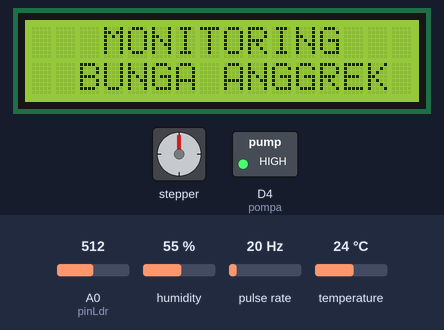
Simulated run of this sketch. Board: ESP8266 (NodeMCU). On the bench: stepper motor, 16×2 character LCD, switched loads named in the sketch (green lamp = pin HIGH). Wiring (inferred from the names in the program): pulse sensor: data D3; stepper motor (200 steps per turn assumed): coils D5, D6, D7, D8. The inputs (shaded band) are chosen by the test bench; at power-on: A0 (pinLdr) = 512, humidity 55 %, pulse rate 20 Hz, temperature 24 °C. WiFi joins after 1.5 s; servers stay silent unless stated; uploads are accepted with an empty reply; pins used as bus, display or sensor lines are not drawn; what the sketch prints to the serial monitor is not drawn.

Above: at 9.6 s.
At 11.8 s:
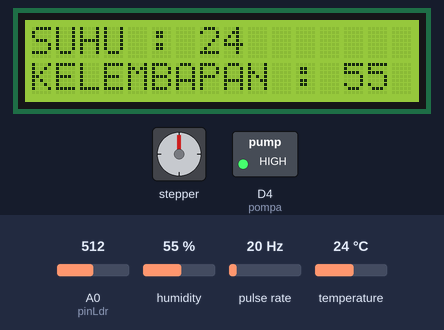
At 13.3 s:
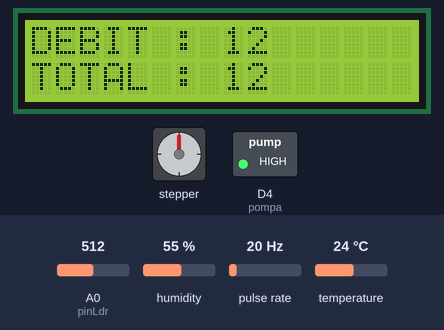
At 14.8 s:
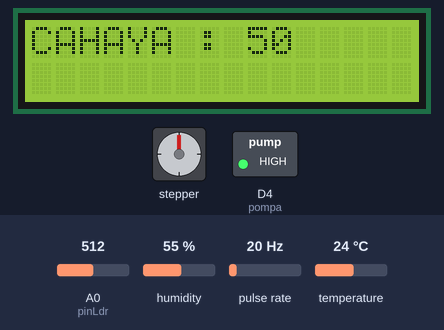
Timing chart, 0 to 38.6 s (numbered marks = the images above):
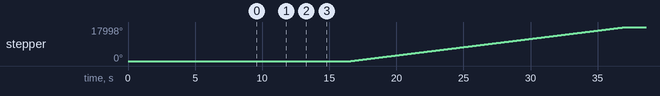

The sketch:

Anggrek.ino
```cpp
#include <Arduino.h> // Library arduino
#include <EEPROM.h>

// Library Wifi
#include <ESP8266WiFi.h>
#include <ESP8266WiFiMulti.h>
#include <ESP8266HTTPClient.h>

#define USE_SERIAL Serial
ESP8266WiFiMulti WiFiMulti;
HTTPClient http;

// lcd
#include <LiquidCrystal_I2C.h>
LiquidCrystal_I2C lcd(0x27, 16, 2);

// SCL ---------------> D1
// SDA ---------------> D2
// VCC ---------------> VIN
// GND ---------------> GND

// Sensor LDR
#define pinLdr A0
int cahaya;

// Sensor DHT
#include <DHT.h>

#define DHTPIN D0
#define DHTTYPE DHT11

DHT dht(DHTPIN, DHTTYPE);

int before_suhu = 25;
int before_kelembapan = 70;

//sensor waterflow
const int waterFlowPin = D3; // variable for D2 pin
int addr = 0; //endereço eeprom
byte sensorInterrupt = 0; // 0 = digital pin 2

float calibrationFactor = 4.5;

volatile byte pulseCount;

float debit;
unsigned int flowMilliLitres;
unsigned long total;

unsigned long oldTime;

// Relay
#define pompa D4
#define relay_off HIGH
#define relay_on LOW

// Motor Stepper
#define pin1 D5
#define pin2 D6
#define pin3 D7
#define pin4 D8

int langkah_awal = 0;
int a = 0;
boolean atap = true, menyiram = false;

// Alamat pengiriman data
String simpan = "http://192.168.43.239/anggrek-cantik/Data/save?suhu=";
String ambil_data = "http://192.168.43.239/anggrek-cantik/Data/data_terakhir";

String respon, respon2;

boolean data_terakhir;

void setup() {
  Serial.begin(115200);
  USE_SERIAL.begin(115200);
  USE_SERIAL.setDebugOutput(false);

  for(uint8_t t = 3; t > 0; t--) {
      USE_SERIAL.printf("[SETUP] Tunggu %d...\n", t);
      USE_SERIAL.flush();
      delay(1000);
  }

  WiFi.mode(WIFI_STA);
  WiFiMulti.addAP("Project", "12345678");

  for (int u = 1; u <= 5; u++)
  {
    if ((WiFiMulti.run() == WL_CONNECTED))
    {
      USE_SERIAL.println("Wifi conected");
      USE_SERIAL.flush();
      delay(1000);
    }
    else
    {
      Serial.println("Wifi disconected");
      delay(1000);
    }
  }

  Serial.print("IP address : ");
  Serial.println(WiFi.localIP());

  pinMode(pin1, OUTPUT);
  pinMode(pin2, OUTPUT);
  pinMode(pin3, OUTPUT);
  pinMode(pin4, OUTPUT);
  pinMode(pompa, OUTPUT);
  digitalWrite(pompa, relay_off);

  lcd.init();
  lcd.backlight();
  lcd.setCursor(3, 0);
  lcd.print("MONITORING");
  lcd.setCursor(2, 1);
  lcd.print("BUNGA ANGGREK");

  dht.begin();
  pinMode(waterFlowPin, INPUT);

  pulseCount = 0;
  debit = 0.0;
  flowMilliLitres = 0;
  total = 0;
  oldTime = 0;

  digitalWrite(waterFlowPin, HIGH);
  attachInterrupt(digitalPinToInterrupt(waterFlowPin), pulseCounter, RISING);

  delay(2000);
  lcd.clear();

}
void loop() {

  // baca sensor suhu

  cahaya = analogRead(pinLdr);

  cahaya = 100 - (cahaya / 10.24);

  baca_water_flow();

  int suhu = dht.readTemperature();
  int kelembapan = dht.readHumidity();
  if (suhu > 50)
  {
    suhu = before_suhu;
  }
  else
  {
    before_suhu = suhu;
  }
  if (kelembapan < 0 || kelembapan > 100)
  {
    kelembapan = before_kelembapan;
  }
  else
  {
    before_kelembapan = kelembapan;
  }

  lcd.clear();
  delay(100);

  lcd.setCursor(0, 0);
  lcd.print("SUHU : ");
  lcd.setCursor(7, 0);
  lcd.print(suhu);
  lcd.setCursor(0, 1);
  lcd.print("KELEMBAPAN : ");
  lcd.setCursor(13, 1);
  lcd.print(kelembapan);
  delay(1500);

  lcd.clear();

  lcd.setCursor(0, 0);
  lcd.print("DEBIT : ");
  lcd.setCursor(8, 0);
  lcd.print(int(flowMilliLitres));
  lcd.setCursor(0, 1);
  lcd.print("TOTAL : ");
  lcd.setCursor(8, 1);
  lcd.print(total);

  delay(1500);

  lcd.clear();

  lcd.setCursor(0, 0);
  lcd.print("CAHAYA : ");
  lcd.setCursor(9, 0);
  lcd.print(cahaya);

  Serial.print("Suhu : ");
  Serial.println(suhu);
  delay(300);
  Serial.print("Kelembapan : ");
  Serial.println(kelembapan);
  delay(300);
  Serial.print("Intensitas Cahaya : ");
  Serial.println(cahaya);
  delay(300);
  Serial.print("Debit Air : ");
  Serial.print(int(flowMilliLitres));
  Serial.println(" mL/sec");
  delay(300);
  Serial.print("Total Air : ");
  Serial.print(total);
  Serial.println(" mL");

  // ambil data terakhir
  if (data_terakhir == false)
  {
    ambil_data_terakhir();

    if (respon2 == "false")
    {
      atap = false;
    }
    else
    {
      atap = true;
    }

    data_terakhir = true;
  }

  // kirim ke database
  if ((WiFiMulti.run() == WL_CONNECTED))
  {
    http.begin( simpan + (String) suhu + "&kelembapan=" + (String) kelembapan + "&cahaya=" + (String) cahaya + "&debit=" + (String) flowMilliLitres + "&volume=" + (String) total );

    USE_SERIAL.print("[HTTP] Menyimpan data ke database ...\n");
    int httpCode = http.GET();

    if(httpCode > 0)
    {
      USE_SERIAL.printf("[HTTP] kode response GET : %d\n", httpCode);

      if (httpCode == HTTP_CODE_OK)
      {
        respon = http.getString();
        USE_SERIAL.println("Respon : " + respon);

        delay(200);
      }
    }
    else
    {
      USE_SERIAL.printf("[HTTP] GET data gagal, error: %s\n", http.errorToString(httpCode).c_str());
    }
    http.end();
  }

  if (cahaya >= 30)
  {
    if (atap == true)
    {
      while (a < 10000)
      {
        atap_nutup(false);
        delay(2);
        a++;
        Serial.println(a);
      }
      motor_berhenti();
      a = 0;
      langkah_awal = 0;
      atap = false;
    }
  }
  else
  {
    if (atap == false)
    {
      while (a < 10000)
      {
        atap_buka(false);
        delay(2);
        a++;
        Serial.println(a);
      }
      motor_berhenti();
      a = 0;
      langkah_awal = 0;
      atap = true;
    }

  }

  if (suhu > 32)
  {
    if (menyiram == false)
    {
      while (flowMilliLitres <= 500)
      {
        digitalWrite(pompa, relay_on);
        Serial.println("Pompa on");
        baca_water_flow();

        lcd.clear();
        lcd.setCursor(0, 0);
        lcd.print("DEBIT : ");
        lcd.setCursor(8, 0);
        lcd.print(int(flowMilliLitres));
        lcd.setCursor(0, 1);
        lcd.print("TOTAL : ");
        lcd.setCursor(8, 1);
        lcd.print(total);

        delay(1000);
      }

      digitalWrite(pompa, relay_off);
      Serial.println("Pompa off");
      menyiram = true;
    }
    else
    {
      digitalWrite(pompa, relay_off);
      Serial.println("Pompa off");

      menyiram = true;
    }
  }
  else
  {
    digitalWrite(pompa, relay_off);
    Serial.println("Pompa off");

    menyiram = false;
  }

  delay(500);
}

void pulseCounter() {
    // Increment the pulse counter
    pulseCount++;
}

void baca_water_flow()
{
  detachInterrupt(sensorInterrupt);

  debit = ((1000.0 / (millis() - oldTime)) * pulseCount) / calibrationFactor;

  oldTime = millis();

  flowMilliLitres = (debit / 60) * 1000;

  total += flowMilliLitres;

  unsigned int frac;

  // Reset the pulse counter so we can start incrementing again
  pulseCount = 0;

  // Enable the interrupt again now that we've finished sending output
  attachInterrupt(sensorInterrupt, pulseCounter, FALLING);
}

void atap_buka(bool dir)
{
  if (dir)
  {
    switch(langkah_awal)
    {
      case 0:
      digitalWrite(pin1, HIGH);
      digitalWrite(pin2, LOW);
      digitalWrite(pin3, LOW);
      digitalWrite(pin4, LOW);
      break;

      case 1:
      digitalWrite(pin1, LOW);
      digitalWrite(pin2, HIGH);
      digitalWrite(pin3, LOW);
      digitalWrite(pin4, LOW);
      break;

      case 2:
      digitalWrite(pin1, LOW);
      digitalWrite(pin2, LOW);
      digitalWrite(pin3, HIGH);
      digitalWrite(pin4, LOW);
      break;

      case 3:
      digitalWrite(pin1, LOW);
      digitalWrite(pin2, LOW);
      digitalWrite(pin3, LOW);
      digitalWrite(pin4, HIGH);
      break;
    }
  }
  else
  {
    switch(langkah_awal)
    {
      case 0:
      digitalWrite(pin1, LOW);
      digitalWrite(pin2, LOW);
      digitalWrite(pin3, LOW);
      digitalWrite(pin4, HIGH);
      break;

      case 1:
      digitalWrite(pin1, LOW);
      digitalWrite(pin2, LOW);
      digitalWrite(pin3, HIGH);
      digitalWrite(pin4, LOW);
      break;

      case 2:
      digitalWrite(pin1, LOW);
      digitalWrite(pin2, HIGH);
      digitalWrite(pin3, LOW);
      digitalWrite(pin4, LOW);
      break;

      case 3:
      digitalWrite(pin1, HIGH);
      digitalWrite(pin2, LOW);
      digitalWrite(pin3, LOW);
      digitalWrite(pin4, LOW);
      break;
    }
  }

  langkah_awal++;
  if (langkah_awal > 3){
    langkah_awal = 0;
  }
}

void atap_nutup(bool dir)
{
  if (dir)
  {
    switch(langkah_awal)
    {
      case 0:
      digitalWrite(pin1, LOW);
      digitalWrite(pin2, LOW);
      digitalWrite(pin3, LOW);
      digitalWrite(pin4, HIGH);
      break;

      case 1:
      digitalWrite(pin1, LOW);
      digitalWrite(pin2, LOW);
      digitalWrite(pin3, HIGH);
      digitalWrite(pin4, LOW);
      break;

      case 2:
      digitalWrite(pin1, LOW);
      digitalWrite(pin2, HIGH);
      digitalWrite(pin3, LOW);
      digitalWrite(pin4, LOW);
      break;

      case 3:
      digitalWrite(pin1, HIGH);
      digitalWrite(pin2, LOW);
      digitalWrite(pin3, LOW);
      digitalWrite(pin4, LOW);
      break;
    }
  }
  else
  {
    switch(langkah_awal)
    {
      case 0:
      digitalWrite(pin1, HIGH);
      digitalWrite(pin2, LOW);
      digitalWrite(pin3, LOW);
      digitalWrite(pin4, LOW);
      break;

      case 1:
      digitalWrite(pin1, LOW);
      digitalWrite(pin2, HIGH);
      digitalWrite(pin3, LOW);
      digitalWrite(pin4, LOW);
      break;

      case 2:
      digitalWrite(pin1, LOW);
      digitalWrite(pin2, LOW);
      digitalWrite(pin3, HIGH);
      digitalWrite(pin4, LOW);
      break;

      case 3:
      digitalWrite(pin1, LOW);
      digitalWrite(pin2, LOW);
      digitalWrite(pin3, LOW);
      digitalWrite(pin4, HIGH);
      break;
    }
  }

  langkah_awal++;
  if (langkah_awal > 3){
    langkah_awal = 0;
  }
}

void motor_berhenti()
{
   digitalWrite(pin1, LOW);
  digitalWrite(pin2, LOW);
  digitalWrite(pin3, LOW);
  digitalWrite(pin4, LOW);
}

void ambil_data_terakhir()
{
  if ((WiFiMulti.run() == WL_CONNECTED))
  {
    USE_SERIAL.print("[HTTP] Memulai...\n");

    http.begin( ambil_data );

    USE_SERIAL.print("[HTTP] Ambil data terakhir ...\n");
    int httpCode = http.GET();

    if(httpCode > 0)
    {
      USE_SERIAL.printf("[HTTP] kode response GET : %d\n", httpCode);

      if (httpCode == HTTP_CODE_OK)
      {
        respon2 = http.getString();
        USE_SERIAL.println("Respon : " + respon2);
        delay(200);
      }
    }
    else
    {
      USE_SERIAL.printf("[HTTP] GET data gagal, error: %s\n", http.errorToString(httpCode).c_str());
    }
    http.end();
  }
}
```

Measured:
- by itself, stepper: turns 17998° clockwise in 20.5 s
- what the display in image 0 shows lasts 2.0 s, from 9.6 s to 11.6 s
- what the display in image 1 shows lasts 1.6 s, from 11.7 s to 13.3 s
